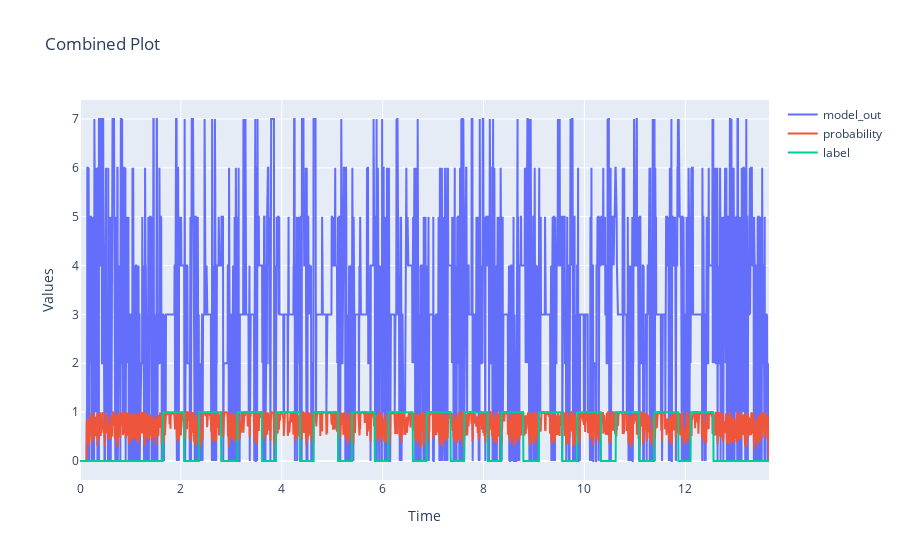
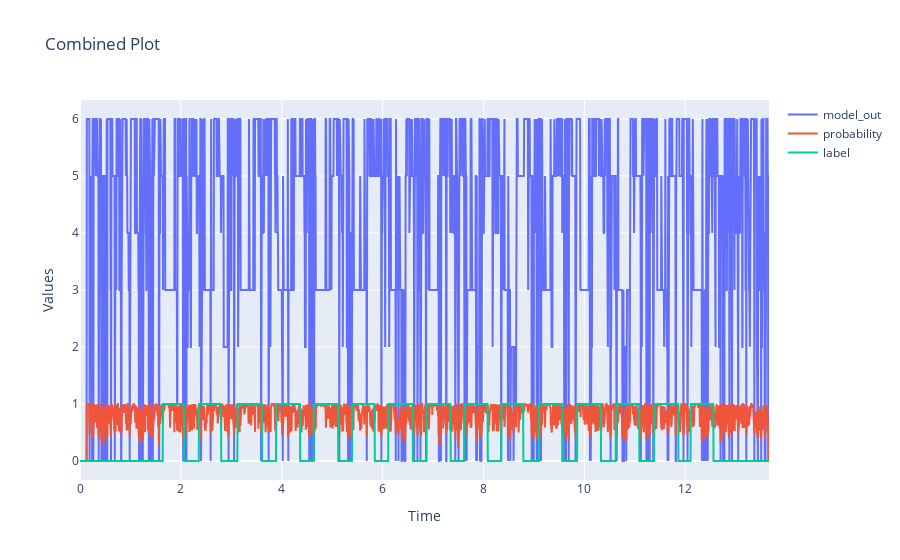

Notebook cell for these charts, in order:
### Markdown cell above
# test on real-time data
## franka

### Code cell
import matplotlib.pyplot as plt
import plotly.graph_objs as go
def get_features_dof(features, joint_number):
    j = joint_number
    feature_j = []
    for i in range(len(features)) :
        feature_j.append(f'{features[i]}{j}' )
    return feature_j

# trained with training set
#contact_detection_path= main_path + 'model_cnnLSTMtest_source_robot.pth'

#model_contact = copy.deepcopy(models[0])
#checkpoint = torch.load(contact_detection_path)
#model_contact.load_state_dict(checkpoint["model_state_dict"])
#model_contact.to(device)

features = ['tau_J', 'tau_ext', 'e', 'de']
features = ['e']
dof = 7
#features_num = len(features)*dof
num_features_lstm = len(features)
window_length = 28
device = torch.device("cuda:0" if torch.cuda.is_available() else "cpu")
testing_data = pd.read_csv('/home/rzma/myProjects/contactInterpretation/frankaRobot/DATA/dataset/e4/labeled_data.csv')
testing_data['model_out'] = testing_data.label
testing_data['probability'] = testing_data.label
#testing_data = testing_data[(testing_data.index > 3000) & (testing_data.index < 5000)]; testing_data.reset_index(inplace=True)
#testing_data = testing_data[(testing_data.index < 4000)]; testing_data.reset_index(inplace=True)


for model_contact in adopted_models:
    #model_contact = copy.deepcopy(model)
    model_contact.eval()

    for t_i in range(window_length, testing_data.shape[0]):
        #building data window
        window = []
        for joint_number in range(dof):
            feature_j = get_features_dof(features=features, joint_number=joint_number)
            joint_row = np.hstack(testing_data[feature_j][t_i-window_length:t_i].values)
            window.append(joint_row)
            
        window = np.array([window])
        window = torch.tensor(window).to(device).double()
        with torch.no_grad():
            model_out = model_contact(window)
            #model_out = (model_out > 0.8).int() 
            probabilities = F.softmax(model_out) 
            testing_data.loc[t_i-1, 'probability'] = probabilities[probabilities.argmax().item()].item()
            '''testing_data.loc[t_i-1, 'model_out'] = probabilities.argmax().item() #probabilities[probabilities.argmax().item()].item()*probabilities.argmax().item()
            
            '''
            if testing_data.loc[t_i-1, 'probability'] > 0.5:
                testing_data.loc[t_i-1, 'model_out'] = probabilities.argmax().item()+1 #probabilities[probabilities.argmax().item()].item()*probabilities.argmax().item()
            else:
                testing_data.loc[t_i-1, 'model_out'] = 0

    # Create traces for the first dataset
    traces = []
    traces.append(go.Scatter(x=testing_data['time'], y=testing_data['model_out'], mode='lines', name='model_out'))
    traces.append(go.Scatter(x=testing_data['time'], y=testing_data['probability'], mode='lines', name='probability'))
    traces.append(go.Scatter(x=testing_data['time'], y=testing_data['label'], mode='lines', name='label'))

    # Create the layout
    layout = go.Layout(
        title='Combined Plot',
        xaxis=dict(title='Time'),
        yaxis=dict(title='Values'),
        showlegend=True
    )

    # Create the figure and plot it
    fig = go.Figure(data=traces, layout=layout)
    fig.show()
    # calculate latency per contact event
    n = 80
    detection_delays = []
    true_label_index = testing_data.label[testing_data.label.diff()>0.9].index
    no_contact_start_index = testing_data.label[testing_data.label.diff()<-0.8].index
    no_contact_start_index = no_contact_start_index[no_contact_start_index>true_label_index[0]]

    predicted_label_index = testing_data.model_out[testing_data.model_out.diff()>0.9].index
    true_positive= np.zeros_like(true_label_index)
    counter = 0
    for i, end_i in zip(true_label_index, no_contact_start_index):
        state = False
        for j in range(end_i-i): 
            #if testing_data.model_out[i+j]:
            if (i+j) in predicted_label_index:
                detection_delays.append(testing_data.time[i+j]-testing_data.time[i])
                true_positive[counter]=1
                counter = counter +1
                state=True
                break
        if not state:
            true_positive[counter]=0
            counter = counter +1


    print('Single contact analysis')
    print(f'Correctly detected contacts(TP): {np.sum(true_positive)},   contact labels: {len(true_label_index)}, percision: {np.sum(true_positive)/len(true_label_index)} ')
    print(f'Effective Detection delay: {np.sum(detection_delays)/len(detection_delays):.3f} seconds')
    %matplotlib inline
    #plt.hist(detection_delays, bins=20)
    #plt.show()
    #plt.boxplot(detection_delays)

### Figure 1 — Plotly figure (JSON) as saved in the notebook; plotly's stock layout.template omitted (floating-point values rounded to 4 significant figures; data arrays with more than 128 entries replaced by an {"elided": "..."} marker saying what was removed)
{"data": [{"mode": "lines", "name": "model_out", "type": "scatter", "x": {"elided": "2733 float values"}, "y": {"elided": "2733 int values"}}, {"mode": "lines", "name": "probability", "type": "scatter", "x": {"elided": "2733 float values"}, "y": {"elided": "2733 float values"}}, {"mode": "lines", "name": "label", "type": "scatter", "x": {"elided": "2733 float values"}, "y": {"elided": "2733 int values"}}], "layout": {"showlegend": true, "title": {"text": "Combined Plot"}, "xaxis": {"title": {"text": "Time"}}, "yaxis": {"title": {"text": "Values"}}}}

### Figure 2 — Plotly figure (JSON) as saved in the notebook; plotly's stock layout.template omitted (floating-point values rounded to 4 significant figures; data arrays with more than 128 entries replaced by an {"elided": "..."} marker saying what was removed)
{"data": [{"mode": "lines", "name": "model_out", "type": "scatter", "x": {"elided": "2733 float values"}, "y": {"elided": "2733 int values"}}, {"mode": "lines", "name": "probability", "type": "scatter", "x": {"elided": "2733 float values"}, "y": {"elided": "2733 float values"}}, {"mode": "lines", "name": "label", "type": "scatter", "x": {"elided": "2733 float values"}, "y": {"elided": "2733 int values"}}], "layout": {"showlegend": true, "title": {"text": "Combined Plot"}, "xaxis": {"title": {"text": "Time"}}, "yaxis": {"title": {"text": "Values"}}}}
